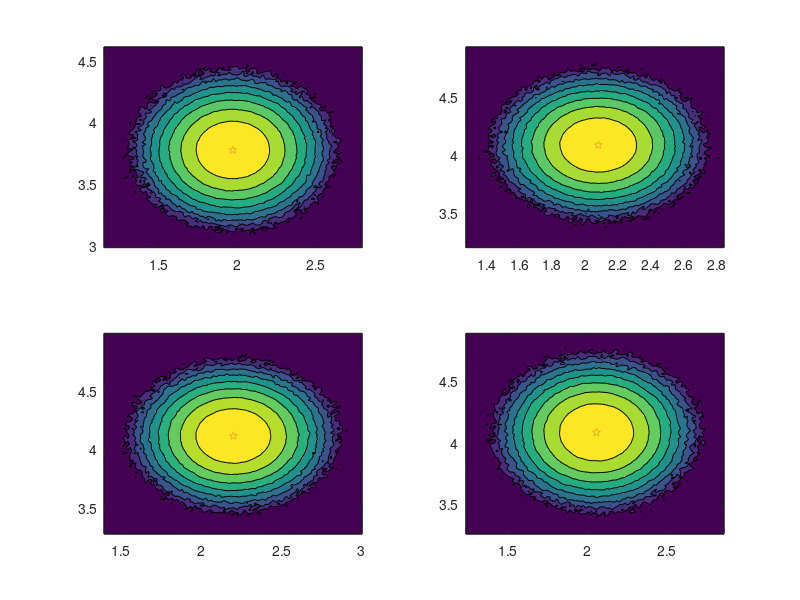

Recreate this plot in MATLAB. (Note: this script raises an error after producing the figure.)
%% A simple 2-dimensional case

for ix = 1:2
    
for iy = 1:2

ndim = 2;
dobs = 2;

Pf = 1.5*eye(ndim);
truestate = [4,2]';
xinit = mvnrnd(truestate,Pf)';

sigmaobs = 0.16;
Robs = sigmaobs.^2.* eye(dobs);

% H = [1,1];
H = eye(2);

yobs = mvnrnd(H * truestate, Robs,1)';
disp(yobs)
s = sum(yobs);
yobs(1) = yobs(1) * (0.5 + 0.01*randn);
yobs(2) = s - yobs(1);
disp(yobs)

K = Pf * H' / (H * Pf * H' + Robs);

xpost = xinit + K * (yobs - H * xinit);
Pa = (eye(2) - K * H) * Pf;
%Pa = (Pa + Pa')/2;

nens = 1e7;

ens = mvnrnd(xpost,Pa,nens);

subplot(2,2,(ix-1)*2+iy)
nbins=[100 100];
[N,C]=hist3(ens,nbins);
lN = log(N);
lN(lN==-inf)=0;
contourf(C{1},C{2},lN',8)
% contourf(C{1},C{2},N',10)
hold on
scatter(xinit(1),xinit(2),'o')
scatter(truestate(1),truestate(2),'*')
scatter(xpost(1),xpost(2),'p')
hold off
end
end

%% A 2-dimensional case with particle filter

PLOT = false;

inflmuarray = [0.05,0.1,0.2,0.4,0.8];
n_ensarray = [10,20,100,1e4];
ixarray = 1:100;

errorarray = zeros(length(inflmuarray),length(n_ensarray),length(ixarray),5);

for i_inflmu = 1:length(inflmuarray)
inflmu = inflmuarray(i_inflmu);
for i_n_ens = 1:length(n_ensarray)
n_ens = n_ensarray(i_n_ens);
if PLOT
figure('NumberTitle', 'off', 'Name', sprintf('inflmu=%3.2f, nens=%d',inflmu,n_ens));
end
for ix = ixarray
ndim = 2;
dobs = 2;

% Truth
truestate = xlong(mod(2*ix,30)+10:mod(2*ix,30)+11,mod(127*ix,10000)+1);

% Obs
sigmaobs = 0.16;
Robs = sigmaobs.^2.* eye(dobs);

% H = [1,1];
H = eye(2);

h = @(x) H * x;%@two_pair_stupid;

% hidden_obs = H * truestate;
yobs = mvnrnd(h(truestate), Robs,1)';

% Initial
Pf = 1.5*eye(ndim);
xinit = mvnrnd(truestate,Pf)';

% Ensemble/Particle
xens = mvnrnd(xinit,Pf,n_ens)';
pens = mvnrnd(xinit,Pf,n_ens)';
W = ones(n_ens,1)/n_ens;

pf = cov(xens');
pf = pf+inflmu*trace(pf)/ndim*eye(ndim);
pfht = pf*H';   
K = pfht*pinv(H*pfht+Robs);  

xenspost = xens + K * (mvnrnd(yobs,Robs,n_ens)' - H * xens);

xpost = mean(xenspost,2);
Pa = cov(xenspost');

innov = yobs - h(pens);

% Jack's original code
% Wtmp =  -0.5*innov'/Robs*innov;    
% Wmax=max(Wtmp);
% Wtmp  = Wtmp-Wmax;
% W = W.*exp(Wtmp'); 
% W=W/sum(W);

% My correction to his code
Wtmp =  -0.5*diag(innov'/Robs*innov);    
Wmax=max(Wtmp);
Wtmp  = Wtmp-Wmax;
W = W.*exp(Wtmp); 
W=W/sum(W);

resamp_thresh = 0.5;
wiggle = 0.1;

ppost1 = pens * W;

if   1/sum(W.^2)/n_ens < resamp_thresh %test for resampling
    fprintf('Resampling triggered, effective ratio is %6.4f.\n',1/sum(W.^2)/n_ens)
    sampIndex = resampleMultinomial(W);
    pens = pens(:,sampIndex)+wiggle*randn(ndim,n_ens);
    W = ones(n_ens,1)/n_ens;
end

ppost = pens * W;

nens = 1e7;

if PLOT

% Partical Filter
subplot(2,6,ix)
nbin = min(floor(n_ens/5),50);
nbins=[nbin,nbin];
[N,C]=hist3w(pens',W,nbins);
lN = log(N);
lN(lN==-inf)=0;
nlevel = min(nbin,6);
contourf(C{1},C{2},lN',nlevel)
% contourf(C{1},C{2},N',10)
hold on
scatter(xinit(1),xinit(2),'o')
scatter(truestate(1),truestate(2),'*')
scatter(ppost(1),ppost(2),'p')
hold off
title(sprintf('truestate=[%4.3f,%4.3f]',truestate(1),truestate(2)))

% EnKF
subplot(2,6,ix + 6)
nbin = min(floor(n_ens/5),50);
nbins=[nbin,nbin];
[N,C]=hist3(xenspost',nbins);
lN = log(N);
lN(lN==-inf)=0;
nlevel = min(nbin,6);
contourf(C{1},C{2},lN',nlevel)
% contourf(C{1},C{2},N',10)
hold on
scatter(xinit(1),xinit(2),'o')
scatter(truestate(1),truestate(2),'*')
scatter(xpost(1),xpost(2),'p')
hold off
title(sprintf('truestate=[%4.3f,%4.3f]',truestate(1),truestate(2)))

end

% fprintf('Error in init: %6.4f\n',norm(xinit - truestate))
% fprintf('Error in obs : %6.4f\n',norm(yobs  - truestate))
% fprintf('Error in EnKF: %6.4f\n',norm(xpost - truestate))
% fprintf('Error in PF  : %6.4f\n',norm(ppost - truestate))
% fprintf('Error in PFxR: %6.4f\n',norm(ppost1 - truestate))

errorarray(i_inflmu,i_n_ens,ix,:) = [...
    norm(xinit - truestate),...
    norm(yobs  - truestate),...
    norm(xpost - truestate),...
    norm(ppost - truestate),...
    norm(ppost1 - truestate)];

end
end
end

sound(y(1:18000),Fs)

%% A simple 3-dimensional case


for ix = 1:3
for iy = 1:3

ndim = 3;
dobs = 1;

Pf = 1.5*eye(ndim);
truestate = xlong(1:3,127*ix*iy);
xinit = mvnrnd(truestate,Pf)';

sigmaobs = 0.16;
Robs = sigmaobs.^2.* eye(dobs);

H = [1,1,1];
% H = eye(2);

yobs = mvnrnd(H * truestate, Robs,1)';
% disp(yobs)
% s = sum(yobs);
% yobs(1) = yobs(1) * (0.5 + 0.01*randn);
% yobs(2) = s - yobs(1);
% disp(yobs)

K = Pf * H' / (H * Pf * H' + Robs);

xpost = xinit + K * (yobs - H * xinit);
Pa = (eye(ndim) - K * H) * Pf;
%Pa = (Pa + Pa')/2;

nens = 1e7;

ens = mvnrnd(xpost,Pa,nens);

fprintf('H(x)=%4.4f, H(x_f)=%4.4f, yobs=%4.4f, H(x_a)=%4.4f\n',...
    H*truestate,H*xinit,yobs,H*xpost)

figure
for fi = 1:3
subplot(1,3,fi)
if fi==1
    ind = [2,3];
elseif fi==2
    ind = [1,3];
elseif fi==3
    ind = [1,2];
end
nbins=[100 100];
[N,C]=hist3(ens(:,ind),nbins);
lN = log(N);
lN(lN==-inf)=0;
contourf(C{1},C{2},lN',8)
% contourf(C{1},C{2},N',10)
hold on
scatter(xinit(ind(1)),xinit(ind(2)),'o')
scatter(truestate(1),truestate(2),'*')
scatter(xpost(ind(1)),xpost(ind(2)),'p')
hold off
end
end
end

%% A 2-pairwise 40-dimensional case


for ix = 1:2
    
for iy = 1:2

figure
    
ndim = 20;
dobs = 10;

Pf = 1.5*eye(ndim);
truestate = [1.6944    2.8240    2.0793   -3.2302    2.3776 ...
             8.0174    3.6318   -0.4771   -0.9462    2.2906 ...
             4.1460    8.7287    6.5204   -1.1531    6.2053 ...
             6.7588    1.3073    4.8381    1.4212   -3.8420]';
xinit = mvnrnd(truestate,Pf)';

sigmaobs = 0.16;
Robs = sigmaobs.^2.* eye(dobs);

% H = [1,1];
% H = zeros(dobs,ndim);
% for i=1:dobs
%     H(i,2*i-1:2*i) = 1;
% end

H = [eye(10),zeros(10,10)];

yobs = mvnrnd(H * truestate, Robs,1)';

for i=1:dobs/2
s = sum(yobs(2*i-1:2*i));
yobs(2*i-1) = yobs(2*i-1) * (0.5 + 0.1*randn);
yobs(2*i) = s - yobs(2*i-1);
end

K = Pf * H' / (H * Pf * H' + Robs);

xpost = xinit + K * (yobs - H * xinit);
Pa = (eye(ndim) - K * H) * Pf;
%Pa = (Pa + Pa')/2;

nens = 1e7;

ens = mvnrnd(xpost,Pa,nens);

for fi=1:5
subplot(2,5,fi)
nbins=[100 100];
[N,C]=hist3(ens(:,2*fi-1:2*fi),nbins);
lN = log(N);
lN(lN==-inf)=0;
contourf(C{1},C{2},lN',8)
hold on
scatter(xinit(2*fi-1),xinit(2*fi),'o')
scatter(truestate(2*fi-1),truestate(2*fi),'*')
scatter(xpost(2*fi-1),xpost(2*fi),'p')
hold off
end



end
end
%%
function y = two_pair_stupid(x)

[n_dim, n_col] = size(x);

y = zeros(n_dim,n_col);

for j=1:n_col
    for i=1:n_dim/2
        
        s = sum(x(2*i-1:2*i,j));
        y(2*i-1,j) = x(2*i-1,j) * (0.5+0.1*randn);
        y(2*i,  j) = s - y(2*i-1,j);
        
    end
end

end